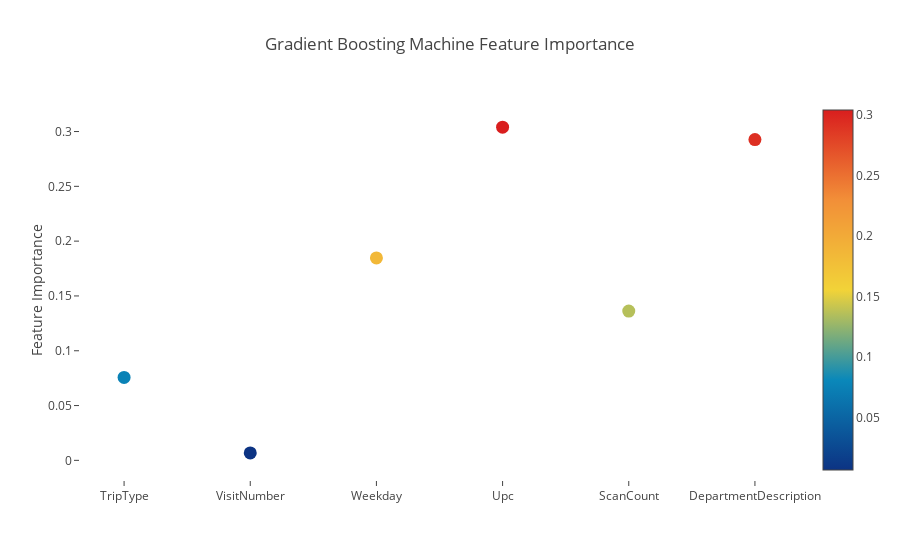

Notebook code cell kept with this figure:
### Code cell
# Scatter plot 
trace = go.Scatter(
    y = gb.feature_importances_,
    x = features,
    mode='markers',
    marker=dict(
        sizemode = 'diameter',
        sizeref = 1,
        size = 13,
        color = gb.feature_importances_,
        colorscale='Portland',
        showscale=True
    ),
    text = features
)

layout= go.Layout(
    autosize= True,
    title= 'Gradient Boosting Machine Feature Importance',
    hovermode= 'closest',
     xaxis= dict(
         ticklen= 5,
         showgrid=False,
        zeroline=False,
        showline=False
     ),
    yaxis=dict(
        title= 'Feature Importance',
        showgrid=False,
        zeroline=False,
        ticklen= 5,
        gridwidth= 2
    ),
    showlegend= False
)
fig = go.Figure(data=[trace], layout=layout)
py.iplot(fig)

### Figure 1 — Plotly figure (JSON) as saved in the notebook; plotly's stock layout.template omitted (floating-point values rounded to 4 significant figures)
{"data": [{"marker": {"color": [0.07564, 0.006821, 0.1847, 0.304, 0.1362, 0.2926], "colorscale": "Portland", "showscale": true, "size": 13, "sizemode": "diameter", "sizeref": 1}, "mode": "markers", "text": ["TripType", "VisitNumber", "Weekday", "Upc", "ScanCount", "DepartmentDescription", "FinelineNumber"], "type": "scatter", "uid": "381b4474-92e2-11e8-b34a-8c8590746e45", "x": ["TripType", "VisitNumber", "Weekday", "Upc", "ScanCount", "DepartmentDescription", "FinelineNumber"], "y": [0.07564, 0.006821, 0.1847, 0.304, 0.1362, 0.2926]}], "layout": {"autosize": true, "hovermode": "closest", "showlegend": false, "title": "Gradient Boosting Machine Feature Importance", "xaxis": {"showgrid": false, "showline": false, "ticklen": 5, "zeroline": false}, "yaxis": {"gridwidth": 2, "showgrid": false, "ticklen": 5, "title": "Feature Importance", "zeroline": false}}}
